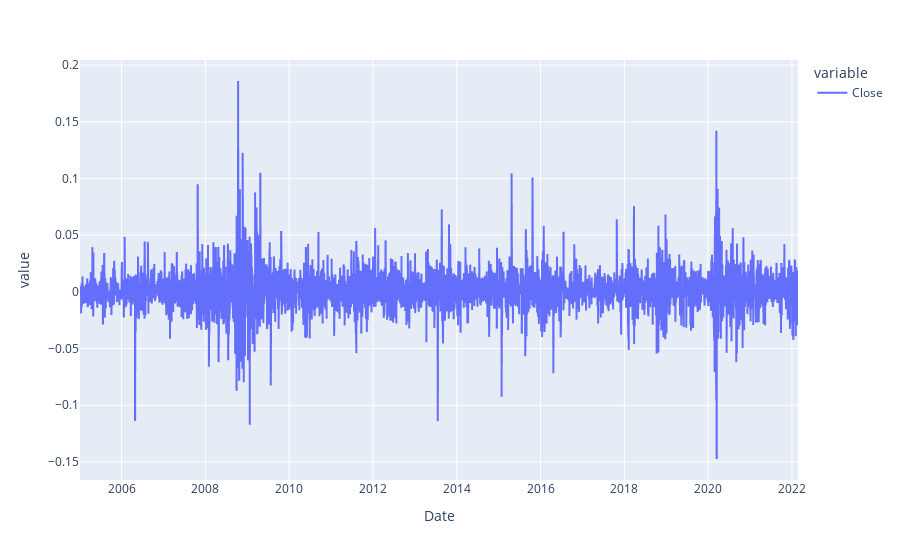

The notebook cell saved with this chart:
### Code cell
hist.Close.plot()

### Figure 1 — Plotly figure (JSON) as saved in the notebook; plotly's stock layout.template omitted (floating-point values rounded to 4 significant figures; data arrays with more than 128 entries replaced by an {"elided": "..."} marker saying what was removed)
{"data": [{"hovertemplate": "variable=Close<br>Date=%{x}<br>value=%{y}<extra></extra>", "legendgroup": "Close", "line": {"color": "#636efa", "dash": "solid"}, "marker": {"symbol": "circle"}, "mode": "lines", "name": "Close", "showlegend": true, "type": "scattergl", "x": {"elided": "4316 str values"}, "xaxis": "x", "y": {"elided": "4316 float values"}, "yaxis": "y"}], "layout": {"legend": {"title": {"text": "variable"}, "tracegroupgap": 0}, "margin": {"t": 60}, "xaxis": {"anchor": "y", "domain": [0, 1], "title": {"text": "Date"}}, "yaxis": {"anchor": "x", "domain": [0, 1], "title": {"text": "value"}}}}
